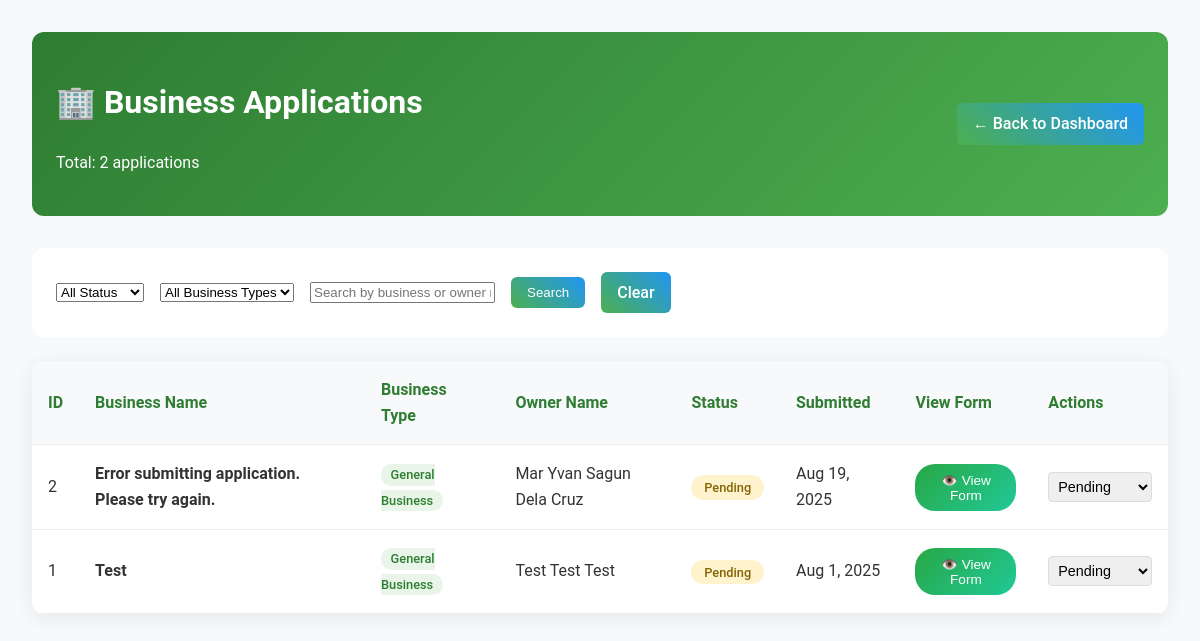
Page /admin/view-business-requests.php (signed in) on the earlier database version.
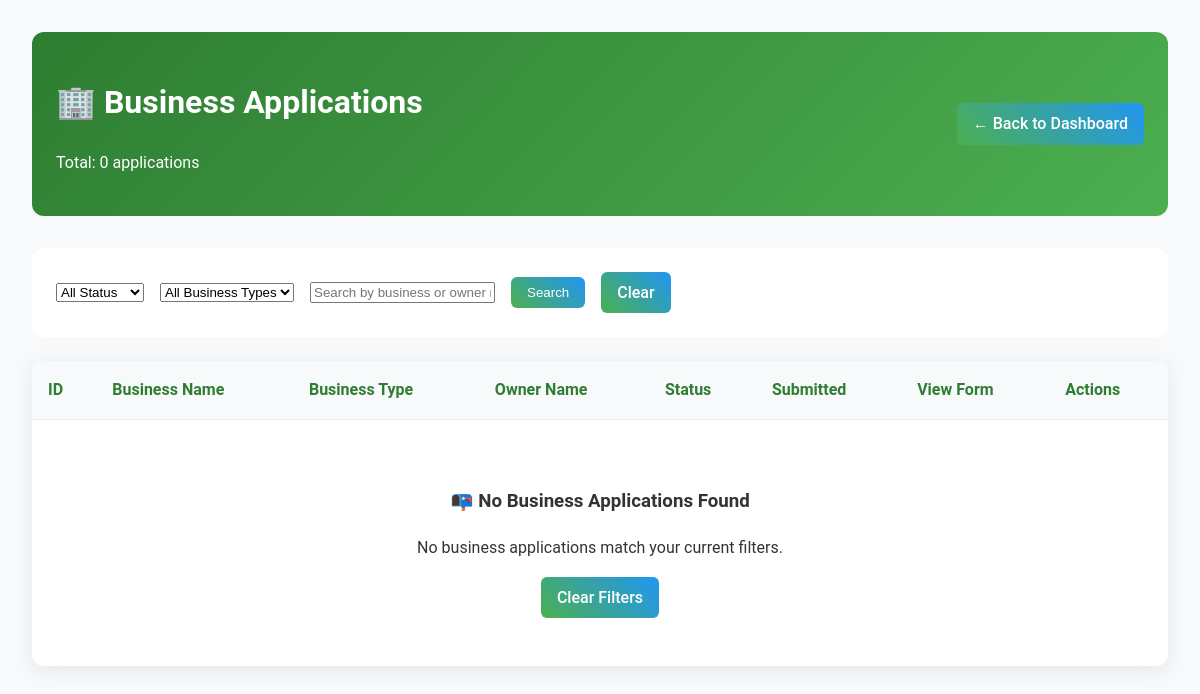
Same page on the later database version.
### tables this page shows
CREATE TABLE `business_applications` (
  `id` int(11) NOT NULL,
  `user_id` int(11) DEFAULT NULL,
  `reference_no` varchar(50) DEFAULT NULL,
  `application_date` date DEFAULT NULL,
  `first_name` varchar(100) DEFAULT NULL,
  `middle_name` varchar(100) DEFAULT NULL,
  `last_name` varchar(100) DEFAULT NULL,
  `business_location` text DEFAULT NULL,
  `or_number` varchar(100) DEFAULT NULL,
  `ctc_number` varchar(100) DEFAULT NULL,
  `business_name` varchar(255) NOT NULL,
  `business_type` varchar(100) NOT NULL,
  `business_address` varchar(500) NOT NULL,
  `owner_name` varchar(255) NOT NULL,
  `owner_address` text DEFAULT NULL,
  `contact_number` varchar(20) NOT NULL,
  `years_operation` int(11) NOT NULL,
  `investment_capital` decimal(15,2) NOT NULL,
  `submitted_at` timestamp NOT NULL DEFAULT current_timestamp(),
  `status` enum('pending','reviewing','approved','rejected') DEFAULT 'pending'
);

### admin/view-business-requests.php (the view, shortened to what this page needs)
<?php
include '../includes/db_connect.php';
$search = $_GET['search'] ?? '';
$page = max(1, (int)($_GET['page'] ?? 1));
$per_page = 10;
$offset = ($page - 1) * $per_page;
$where_conditions = [];
$params = [];
$where_clause = $where_conditions ? "WHERE " . implode(" AND ", $where_conditions) : "";
$count_sql = "SELECT COUNT(*) FROM business_applications $where_clause";
$count_stmt = $pdo->prepare($count_sql);
$count_stmt->execute($params);
$total_records = $count_stmt->fetchColumn();
$sql = "SELECT * FROM business_applications $where_clause ORDER BY submitted_at DESC LIMIT $per_page OFFSET $offset";
$stmt = $pdo->prepare($sql);
$stmt->execute($params);
$requests = $stmt->fetchAll();
?>
<!DOCTYPE html>
<html lang="en">
<head>
    <link rel="stylesheet" href="../css/styles.css">
</head>
<body>
    <div class="admin-container">
        <div class="admin-header">
            <div>
                <h1>🏢 Business Applications</h1>
                <p>Total: <?php echo $total_records; ?> applications</p>
            </div>
            <a href="dashboard.php" class="admin-btn">← Back to Dashboard</a>
        </div>
        <div class="admin-controls">
            <form method="GET" style="display: flex; gap: 1rem; align-items: center; flex-wrap: wrap;">
                <select name="status" onchange="this.form.submit()">
                    <option value="">All Status</option>
                </select>
                <select name="business_type" onchange="this.form.submit()">
                    <option value="">All Business Types</option>
                </select>
                <input type="text" name="search" value="<?php echo htmlspecialchars($search); ?>" placeholder="Search by business or owner name...">
                <button type="submit" class="admin-btn">Search</button>
                <a href="view-business-requests.php" class="admin-btn">Clear</a>
            </form>
        </div>
        <div class="admin-table">
            <table>
                <thead>
                    <tr>
                        <th>ID</th>
                        <th>Business Name</th>
                        <th>Business Type</th>
                        <th>Owner Name</th>
                        <th>Status</th>
                        <th>Submitted</th>
                        <th>View Form</th>
                        <th>Actions</th>
                    </tr>
                </thead>
                <tbody>
                    <?php foreach ($requests as $req): ?>
                    <tr>
                        <td><?php echo $req['id']; ?></td>
                        <td>
                            <strong><?php echo htmlspecialchars($req['business_name']); ?></strong>
                        </td>
                        <td>
                            <span class="business-type">
                                <?php echo htmlspecialchars($req['business_type']); ?>
                            </span>
                        </td>
                        <td>
                            <?php echo htmlspecialchars($req['owner_name']); ?>
                        </td>
                        <td>
                            <span class="status-badge status-<?php echo $req['status']; ?>">
                                <?php echo ucfirst($req['status']); ?>
                            </span>
                        </td>
                        <td><?php echo date('M j, Y', strtotime($req['submitted_at'])); ?></td>
                        <td>
                            <button onclick="viewFormDetails(<?php echo $req['id']; ?>)" class="view-form-btn">
                                👁️ View Form
                            </button>
                        </td>
                        <td>
                            <form method="POST" style="display: inline;">
                                <select name="status" class="action-select" onchange="this.form.submit()">
                                    <option value="pending" <?php echo $req['status'] === 'pending' ? 'selected' : ''; ?>>Pending</option>
                                </select>
                            </form>
                        </td>
                    </tr>
                    <?php endforeach; ?>
                </tbody>
            </table>
            <?php if (empty($requests)): ?>
            <div style="text-align: center; padding: 3rem;">
                <h3>📭 No Business Applications Found</h3>
                <p>No business applications match your current filters.</p>
                <a href="view-business-requests.php" class="admin-btn">Clear Filters</a>
            </div>
            <?php endif; ?>
        </div>
    </div>
</body>
</html>

Differences in the rows shown:
removed business_applications: id "2", business_name "Error submitting application. Please try again.", business_type "General Business", owner_name "Mar Yvan Sagun Dela Cruz", status "Pending", submitted_at "Aug 19, 2025"
removed business_applications: id "1", business_name "Test", business_type "General Business", owner_name "Test Test Test", status "Pending", submitted_at "Aug 1, 2025"
Other differences:
$total_records: "2" → "0"
text now shown: "📭 No Business Applications Found No business applications match your current filters. Clear Filters"
